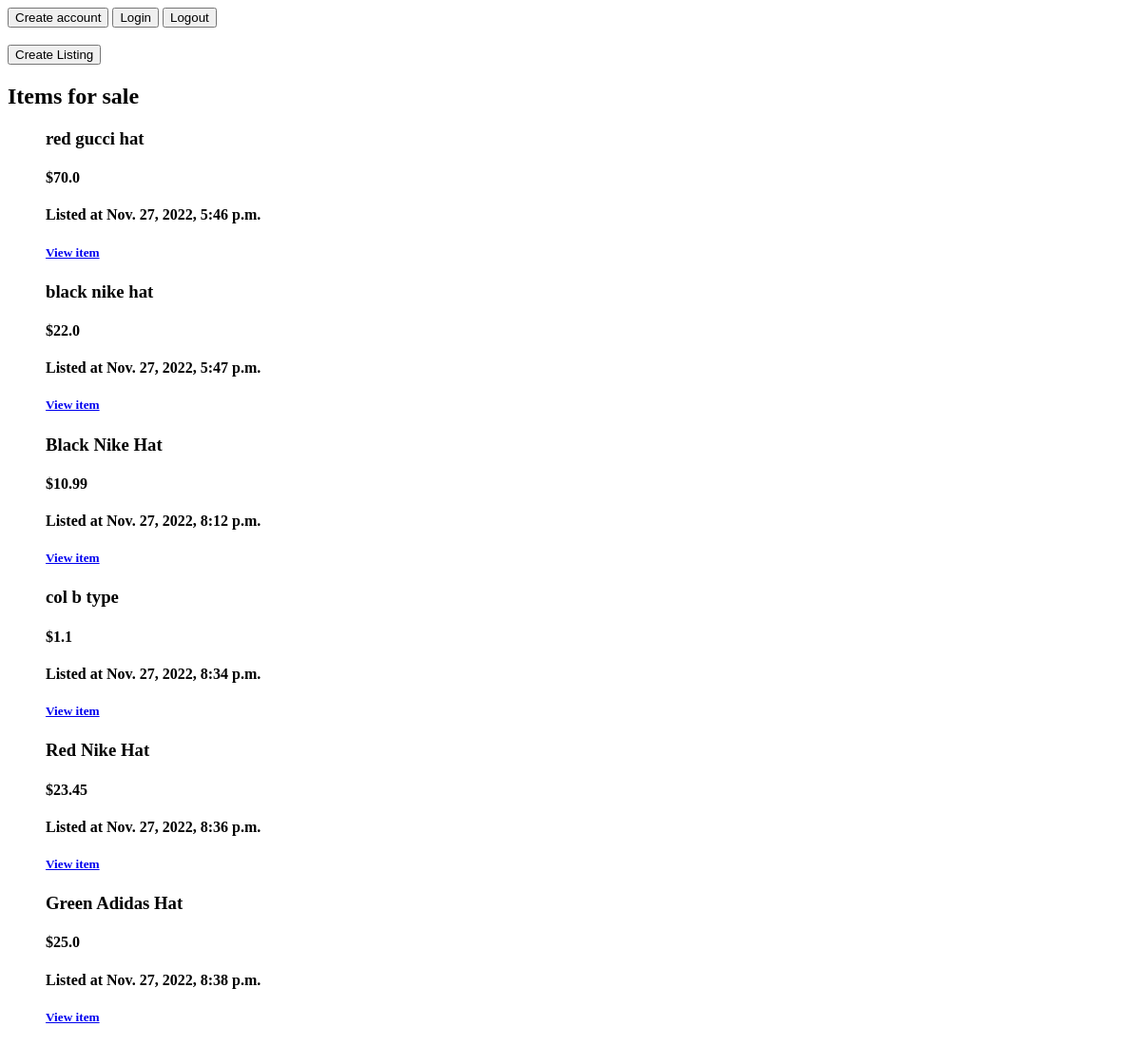
Page /listings/list on the earlier database version.
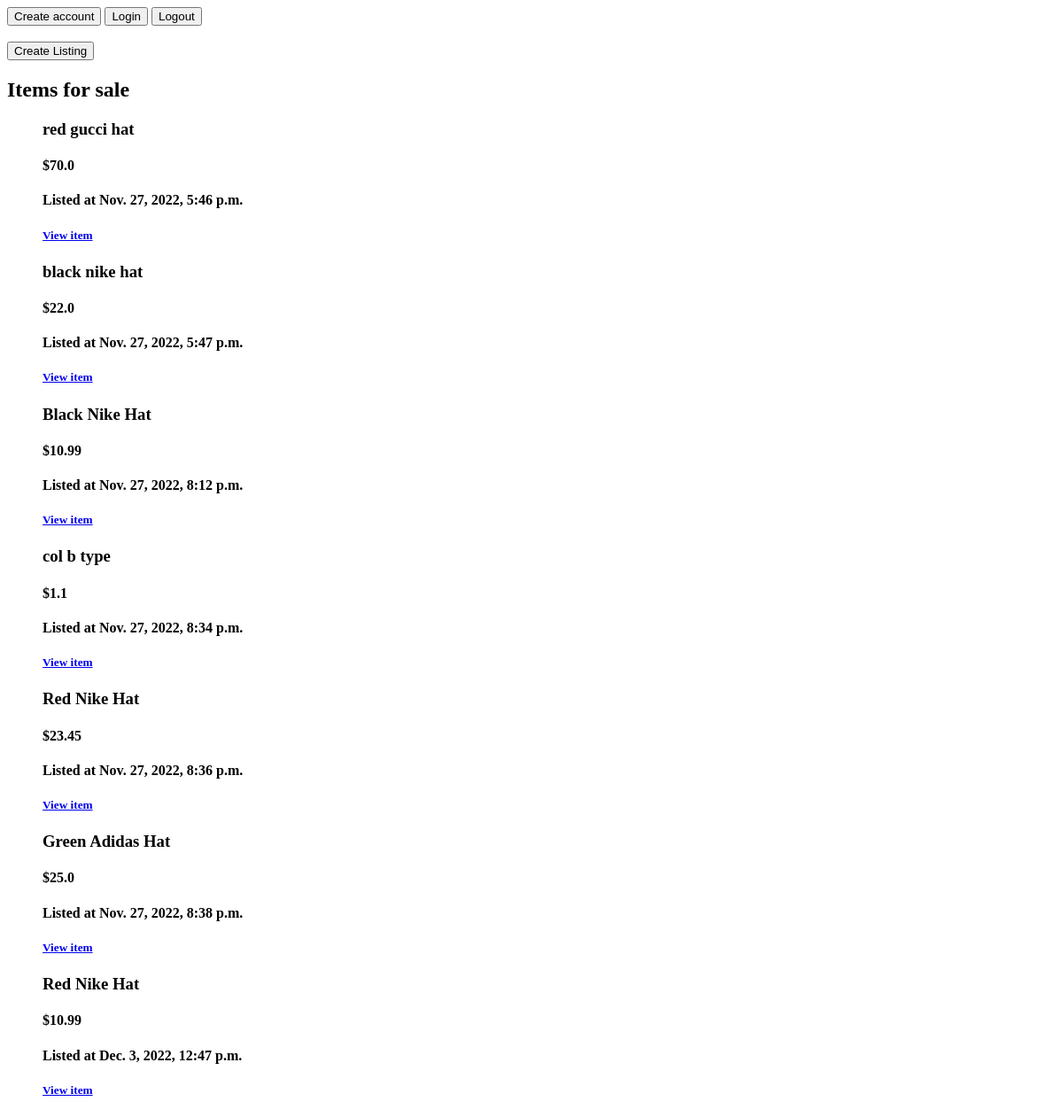
Same page on the later database version.
### listings/models.py (models this page shows, shortened)
class Listing(models.Model):
    item_type = models.CharField(max_length=20)
    item_color = models.CharField(max_length=10)
    item_brand = models.CharField(max_length=30)
    item_condition = models.CharField(max_length=10)
    item_material = models.CharField(max_length=20)
    item_price = models.FloatField()
    listing_date = models.DateTimeField('date listed')

### listings/views.py (the view)
# urls.py: path('list', views.listings, name='index'),
def listings(request):
    listings = Listing.objects.order_by('id')
    context = {'listings': listings}
    return render(request, 'listings/listings.html', context)

### listings/templates/listings/listings.html (shortened to what this page needs)
<button onclick="location.href = '/users/createForm'">Create account</button>
<button onclick="location.href = '/users/loginForm'">Login</button>
<button onclick="location.href = '/users/logout'">Logout</button>
<button onclick="location.href = 'create'">Create Listing</button>
<h2>Items for sale</h2>
{% if listings %}
<ul>
    {% for listing in listings %}
    <h3>{{listing.item_color}} {{listing.item_brand}} {{listing.item_type}}</h3>
    <h4>${{listing.item_price}}</h4>
    <h4>Listed at {{listing.listing_date}}</h4>
    <h5><a href="get/{{ listing.id }}">View item</a></h5>
    {% endfor %}
</ul>
{% else %}
<p>No listings are available.</p>
{% endif %}

Differences in the rows shown:
added Listing: item_color "Red", item_brand "Nike", item_type "Hat", item_price "10.99", listing_date "Dec. 3, 2022, 12:47 p.m."
